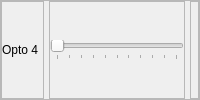
                        <widget class="QFrame" name="Opto4_frame">
                         <property name="frameShape">
                          <enum>QFrame::StyledPanel</enum>
                         </property>
                         <property name="frameShadow">
                          <enum>QFrame::Raised</enum>
                         </property>
                         <layout class="QHBoxLayout" name="aa_4">
                          <property name="spacing">
                           <number>5</number>
                          </property>
                          <property name="leftMargin">
                           <number>0</number>
                          </property>
                          <property name="topMargin">
                           <number>0</number>
                          </property>
                          <property name="rightMargin">
                           <number>0</number>
                          </property>
                          <property name="bottomMargin">
                           <number>0</number>
                          </property>
                          <item>
                           <widget class="QFrame" name="Opto4_Display_frame">
                            <property name="maximumSize">
                             <size>
                              <width>125</width>
                              <height>16777215</height>
                             </size>
                            </property>
                            <property name="frameShape">
                             <enum>QFrame::StyledPanel</enum>
                            </property>
                            <property name="frameShadow">
                             <enum>QFrame::Raised</enum>
                            </property>
                            <layout class="QHBoxLayout" name="Opto4_toggleButton_layout">
                             <property name="spacing">
                              <number>0</number>
                             </property>
                             <property name="leftMargin">
                              <number>0</number>
                             </property>
                             <property name="topMargin">
                              <number>0</number>
                             </property>
                             <property name="rightMargin">
                              <number>5</number>
                             </property>
                             <property name="bottomMargin">
                              <number>0</number>
                             </property>
                             <item>
                              <widget class="QLabel" name="Opto4_Display_label">
                               <property name="text">
                                <string>Opto 4</string>
                               </property>
                               <property name="alignment">
                                <set>Qt::AlignLeading|Qt::AlignLeft|Qt::AlignVCenter</set>
                               </property>
                              </widget>
                             </item>
                            </layout>
                           </widget>
                          </item>
                          <item>
                           <widget class="QFrame" name="Opto4_Slider_frame">
                            <property name="maximumSize">
                             <size>
                              <width>225</width>
                              <height>16777215</height>
                             </size>
                            </property>
                            <property name="frameShape">
                             <enum>QFrame::StyledPanel</enum>
                            </property>
                            <property name="frameShadow">
                             <enum>QFrame::Raised</enum>
                            </property>
                            <layout class="QHBoxLayout" name="horizontalLayout_22">
                             <property name="spacing">
                              <number>0</number>
                             </property>
                             <property name="leftMargin">
                              <number>0</number>
                             </property>
                             <property name="topMargin">
                              <number>0</number>
                             </property>
                             <property name="rightMargin">
                              <number>0</number>
                             </property>
                             <property name="bottomMargin">
                              <number>0</number>
                             </property>
                             <item>
                              <widget class="QSlider" name="Opto4_Slider">
                               <property name="maximum">
                                <number>1000</number>
                               </property>
                               <property name="pageStep">
                                <number>25</number>
                               </property>
                               <property name="sliderPosition">
                                <number>0</number>
                               </property>
                               <property name="orientation">
                                <enum>Qt::Horizontal</enum>
                               </property>
                               <property name="tickPosition">
                                <enum>QSlider::TicksBelow</enum>
                               </property>
                               <property name="tickInterval">
                                <number>100</number>
                               </property>
                              </widget>
                             </item>
                            </layout>
                           </widget>
                          </item>
                          <item>
                           <widget class="QFrame" name="Opto4_Light_frame">
                            <property name="maximumSize">
                             <size>
                              <width>50</width>
                              <height>16777215</height>
                             </size>
                            </property>
                            <property name="frameShape">
                             <enum>QFrame::StyledPanel</enum>
                            </property>
                            <property name="frameShadow">
                             <enum>QFrame::Raised</enum>
                            </property>
                            <layout class="QHBoxLayout" name="horizontalLayout_50">
                             <property name="spacing">
                              <number>0</number>
                             </property>
                             <property name="leftMargin">
                              <number>0</number>
                             </property>
                             <property name="topMargin">
                              <number>0</number>
                             </property>
                             <property name="rightMargin">
                              <number>0</number>
                             </property>
                             <property name="bottomMargin">
                              <number>0</number>
                             </property>
                             <item>
                              <widget class="QLabel" name="Opto4_Value">
                               <property name="text">
                                <string/>
                               </property>
                               <property name="alignment">
                                <set>Qt::AlignCenter</set>
                               </property>
                              </widget>
                             </item>
                            </layout>
                           </widget>
                          </item>
                         </layout>
                        </widget>
